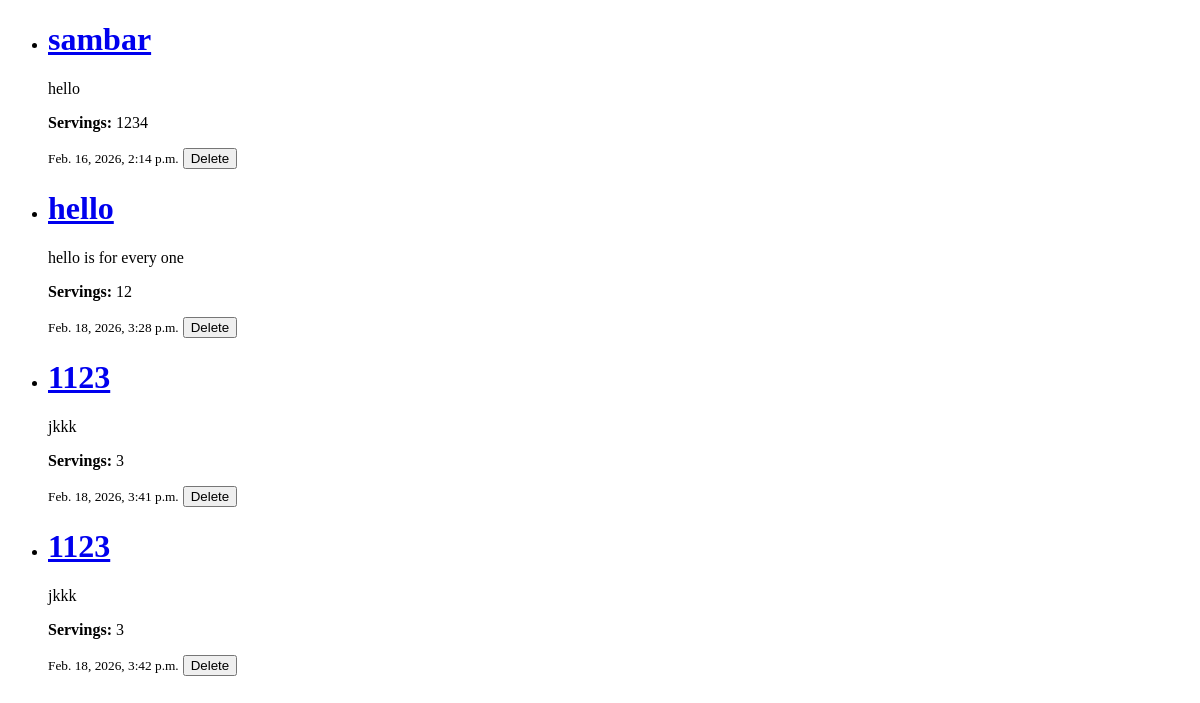
Before: /user/my_cookbook/ (signed in) with the older database file.
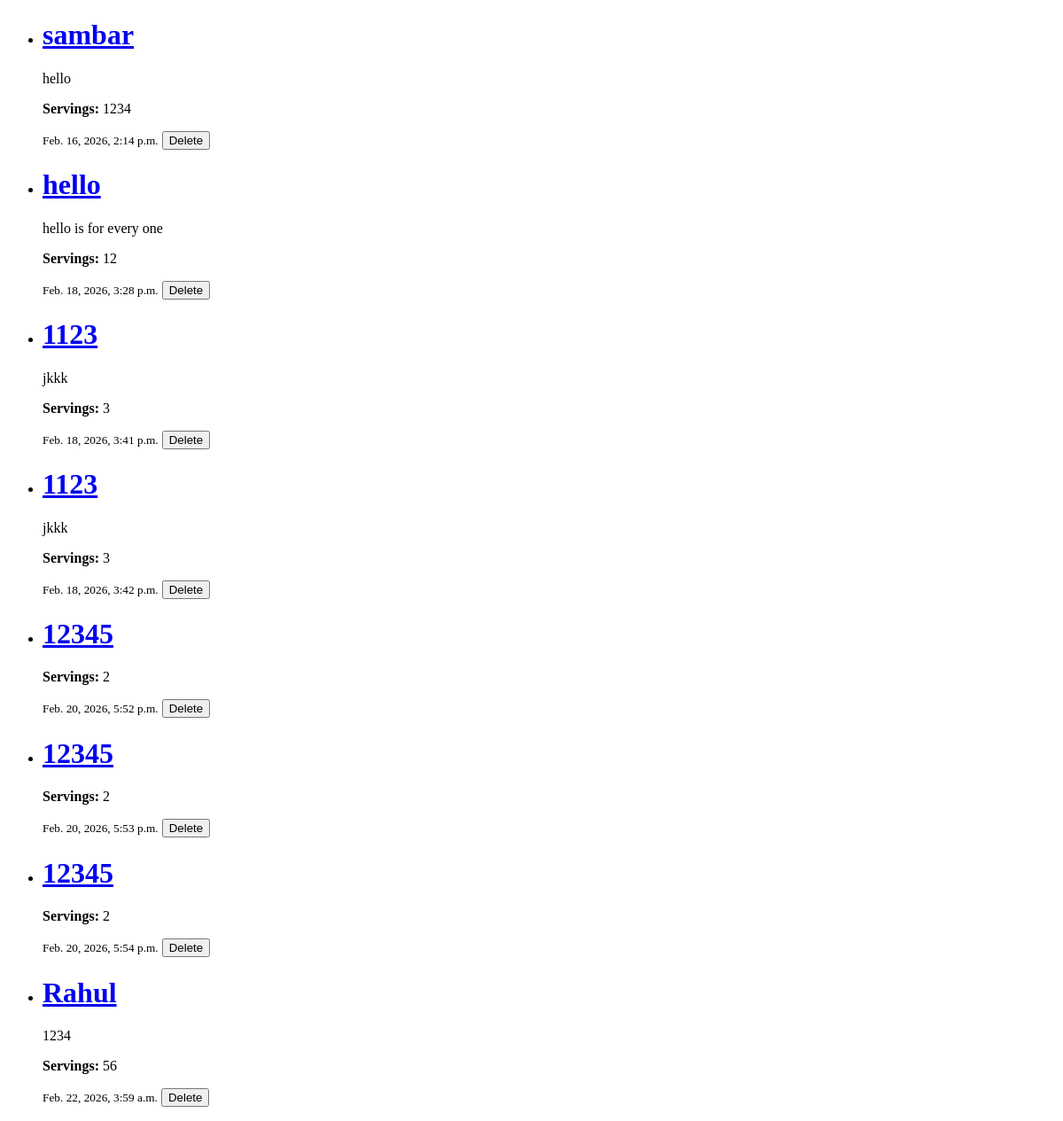
After: the same page with the newer database file.
### Recipe/models.py (models this page shows)
class Recipe(models.Model):
    author = models.ForeignKey(
        User,
        on_delete=models.CASCADE,
        related_name='recipes'
    )
    title = models.CharField(max_length=200, db_index=True)
    description = models.TextField(blank=True)
    chefs_note = models.TextField(blank=True)
    number_of_servings = models.PositiveIntegerField()
    tags = models.ManyToManyField(Tag, blank=True, related_name='recipes')
    image = models.ImageField(upload_to='recipes/', blank=True, null=True)
    created_at = models.DateTimeField(auto_now_add=True)
    updated_at = models.DateTimeField(auto_now=True)
    PUBLIC = 'public'
    PRIVATE = 'private'
    VISIBILITY_CHOICES = [
        (PUBLIC, 'Public'),
        (PRIVATE, 'Private'),
    ]
    visibility = models.CharField(
        max_length=10,
        choices=VISIBILITY_CHOICES,
        default=PUBLIC
    )

### User/views.py (the view)
# urls.py: path('my_cookbook/', views.my_cookbooks, name='my_cookbooks'),
@login_required
def my_cookbooks(request):
    user = request.user
    recipes = user.recipes.all()
    context = {
        "recipes" : recipes,
    }
    return render(request, "my_cookbooks.html", context)

### User/templates/my_cookbooks.html (shortened to what this page needs)
{% extends 'base.html' %}
{% block content %}
{% if recipes %}
{% for recipe in recipes %}
    <ul>
        <li>
            <div id="recipe-{{ recipe.id }}">
        <h1 ><a href="{% url 'recipe_detail' recipe.id %}">{{ recipe.title }}</a></h1>
        <p>{{ recipe.description }}</p>
        <p><strong>Servings:</strong> {{ recipe.number_of_servings }}</p>
        <small>{{ recipe.created_at }}</small>
          <button onclick="deleteRecipe({{ recipe.id }})">Delete</button>
        </div>
        </li>
    </ul>
{% endfor %}
{% else %}
    <p>no recipes</p>
{% endif %}
{% endblock %}

### Recipe/templates/base.html (shortened to what this page needs)
<!DOCTYPE html>
<html lang="en">
<head>
</head>
<body>
{% block content %}{% endblock %}
</body>
</html>

Changed rows visible on the page:
added Recipe: title "12345", number_of_servings "2", created_at "Feb. 20, 2026, 5:52 p.m."
added Recipe: title "12345", number_of_servings "2", created_at "Feb. 20, 2026, 5:53 p.m."
added Recipe: title "12345", number_of_servings "2", created_at "Feb. 20, 2026, 5:54 p.m."
added Recipe: title "Rahul", description "1234", number_of_servings "56", created_at "Feb. 22, 2026, 3:59 a.m."
